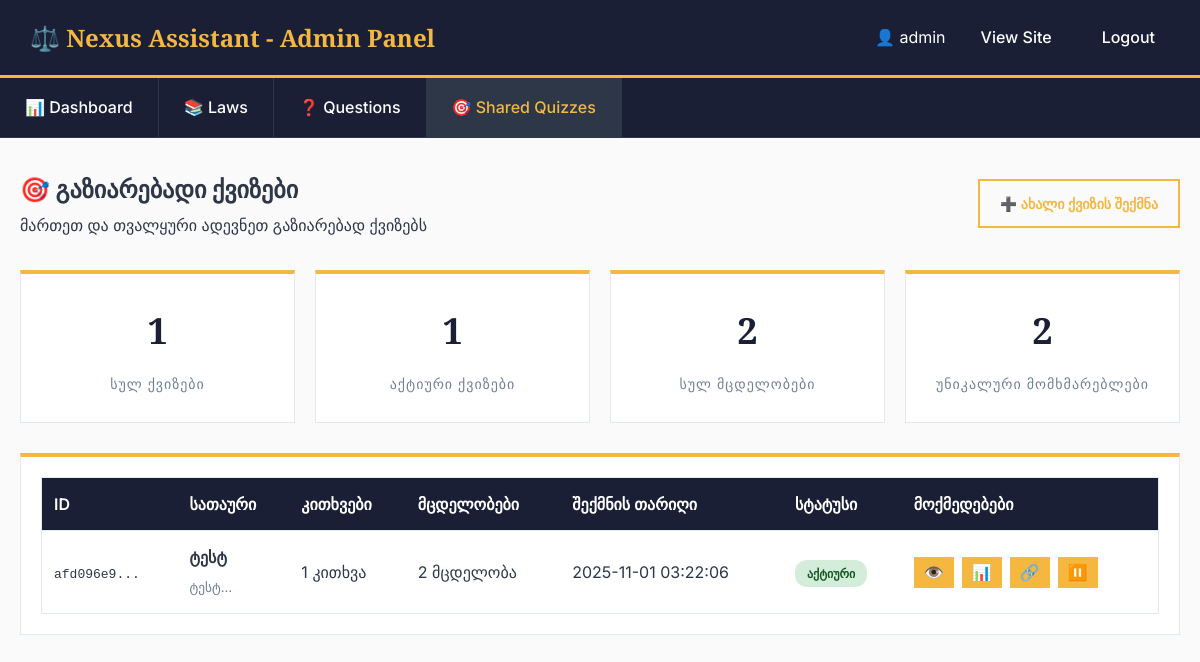
Screenshot of /admin/quizzes (signed in) with the database file from the repository.
### tables this page shows
CREATE TABLE shared_quizzes (
                id INTEGER PRIMARY KEY AUTOINCREMENT,
                quiz_id TEXT UNIQUE NOT NULL,
                title TEXT NOT NULL,
                description TEXT,
                question_ids TEXT NOT NULL,
                created_by_admin TEXT NOT NULL,
                created_at TIMESTAMP DEFAULT CURRENT_TIMESTAMP,
                is_active INTEGER DEFAULT 1
            );

### app.py (the view)
@app.route('/admin/quizzes')
@login_required
def admin_quizzes():
    quizzes = quiz_db.get_all_shared_quizzes()
    for quiz in quizzes:
        question_ids = json.loads(quiz['question_ids']) if isinstance(quiz['question_ids'], str) else quiz['question_ids']
        quiz['question_count'] = len(question_ids)
    total_quizzes = len(quizzes)
    active_quizzes = len([q for q in quizzes if q['is_active']])
    total_attempts = sum(q['attempt_count'] for q in quizzes)
    conn = sqlite3.connect(quiz_db.db_path)
    cursor = conn.cursor()
    cursor.execute('SELECT COUNT(DISTINCT user_id) FROM shared_quiz_attempts')
    unique_users = cursor.fetchone()[0]
    conn.close()
    return render_template('admin/quizzes.html',
                         quizzes=quizzes,
                         total_quizzes=total_quizzes,
                         active_quizzes=active_quizzes,
                         total_attempts=total_attempts,
                         unique_users=unique_users)

### admin_helper.py (called while the page is built)
def login_required(f):
    @wraps(f)
    def decorated_function(*args, **kwargs):
        if not session.get('admin_logged_in'):
            return redirect(url_for('admin_login'))
        return f(*args, **kwargs)
    return decorated_function

### database.py (called while the page is built)
    def get_all_shared_quizzes(self):
        conn = sqlite3.connect(self.db_path)
        conn.row_factory = sqlite3.Row
        cursor = conn.cursor()
        cursor.execute('''
            SELECT id, quiz_id, title, description, question_ids, created_by_admin, created_at, is_active,
                   (SELECT COUNT(*) FROM shared_quiz_attempts WHERE quiz_id = shared_quizzes.quiz_id) as attempt_count
            FROM shared_quizzes
            ORDER BY created_at DESC
        ''')
        quizzes = [dict(row) for row in cursor.fetchall()]
        conn.close()
        return quizzes

### templates/admin/quizzes.html (shortened to what this page needs)
{% extends "admin/base.html" %}
{% block content %}
<div class="admin-page-header">
    <div>
        <h2>🎯 გაზიარებადი ქვიზები</h2>
        <p>მართეთ და თვალყური ადევნეთ გაზიარებად ქვიზებს</p>
    </div>
    <a href="/admin/quiz/create" class="btn btn-primary">
        ➕ ახალი ქვიზის შექმნა
    </a>
</div>
<div class="stats-grid">
    <div class="stat-card">
        <div class="stat-number">{{ total_quizzes }}</div>
        <div class="stat-label">სულ ქვიზები</div>
    </div>
    <div class="stat-card">
        <div class="stat-number">{{ active_quizzes }}</div>
        <div class="stat-label">აქტიური ქვიზები</div>
    </div>
    <div class="stat-card">
        <div class="stat-number">{{ total_attempts }}</div>
        <div class="stat-label">სულ მცდელობები</div>
    </div>
    <div class="stat-card">
        <div class="stat-number">{{ unique_users }}</div>
        <div class="stat-label">უნიკალური მომხმარებლები</div>
    </div>
</div>
<div class="quizzes-table-container">
    {% if quizzes %}
    <table class="data-table">
        <thead>
            <tr>
                <th>ID</th>
                <th>სათაური</th>
                <th>კითხვები</th>
                <th>მცდელობები</th>
                <th>შექმნის თარიღი</th>
                <th>სტატუსი</th>
                <th>მოქმედებები</th>
            </tr>
        </thead>
        <tbody>
            {% for quiz in quizzes %}
            <tr>
                <td><code>{{ quiz.quiz_id[:8] }}...</code></td>
                <td>
                    <strong>{{ quiz.title }}</strong>
                    {% if quiz.description %}
                    <br><small style="color: #718096;">{{ quiz.description[:50] }}...</small>
                    {% endif %}
                </td>
                <td>{{ quiz.question_count }} კითხვა</td>
                <td>{{ quiz.attempt_count }} მცდელობა</td>
                <td>{{ quiz.created_at.split('.')[0] if '.' in quiz.created_at else quiz.created_at }}</td>
                <td>
                    <span class="status-badge status-{{ 'active' if quiz.is_active else 'inactive' }}">
                        {{ 'აქტიური' if quiz.is_active else 'გათიშული' }}
                    </span>
                </td>
                <td>
                    <div class="action-buttons">
                        <button class="btn-action btn-view" onclick="viewQuiz('{{ quiz.quiz_id }}')"
                                title="ნახვა">👁️</button>
                        <button class="btn-action btn-results" onclick="viewResults('{{ quiz.quiz_id }}')"
                                title="შედეგები">📊</button>
                        <button class="btn-action btn-copy" onclick="copyQuizLink('{{ quiz.quiz_id }}')"
                                title="ბმულის კოპირება">🔗</button>
                        <button class="btn-action btn-toggle"
                                onclick="toggleQuiz('{{ quiz.quiz_id }}', {{ 1 if quiz.is_active else 0 }})"
                                title="{{ 'გათიშვა' if quiz.is_active else 'გააქტიურება' }}">
                            {{ '⏸️' if quiz.is_active else '▶️' }}
                        </button>
                    </div>
                </td>
            </tr>
            {% endfor %}
        </tbody>
    </table>
    {% else %}
    <div class="empty-state">
        <h3>ქვიზები არ არის შექმნილი</h3>
        <p>შექმენით თქვენი პირველი გაზიარებადი ქვიზი!</p>
        <a href="/admin/quiz/create" class="btn btn-primary">➕ ქვიზის შექმნა</a>
    </div>
    {% endif %}
</div>
{% endblock %}

### static/css/style.css (style rules this page uses)
* { margin: 0; padding: 0; box-sizing: border-box; }
body { font-family: 'Inter', 'Noto Sans Georgian', 'Sylfaen', 'BPG Arial', sans-serif; line-height: 1.8; color: #2d3748; background-color: #fafafa; }
.stat-card { background: white; padding: 2rem; border: 1px solid #e2e8f0; border-top: 4px solid #f4b740; min-width: 150px; text-align: center; transition: transform 0.3s, box-shadow 0.3s; }
.stat-number { font-family: 'Playfair Display', Georgia, serif; font-size: 2.5rem; font-weight: 700; color: #1a1f36; margin-bottom: 0.5rem; }
.stat-label { font-size: 0.9rem; color: #718096; text-transform: uppercase; letter-spacing: 1px; }
.btn { display: inline-flex; align-items: center; justify-content: center; gap: 0.5rem; padding: 0.8rem 2rem; border: 2px solid #f4b740; background: transparent; color: #f4b740; text-decoration: none; font-weight: 600; cursor: pointer; font-size: 1rem; transition: all 0.3s; }
.btn-primary { background: transparent; border: 2px solid #f4b740; color: #f4b740; }
table { width: 100%; background: white; border: 1px solid #e2e8f0; border-collapse: collapse; }
table th { background: #1a1f36; color: white; padding: 1rem; text-align: left; font-weight: 600; }
table td { padding: 1rem; border-bottom: 1px solid #e2e8f0; }

### templates/admin/base.html (style rules this page uses)
* { margin: 0; padding: 0; box-sizing: border-box; }
body { font-family: 'Inter', sans-serif; background: #fafafa; }
.stats-grid { display: grid; grid-template-columns: repeat(auto-fit, minmax(250px, 1fr)); gap: 20px; margin-bottom: 30px; }
.stat-card { background: white; padding: 25px; border: 1px solid #e2e8f0; border-top: 4px solid #f4b740; box-shadow: none; }
.data-table { width: 100%; border-collapse: collapse; border: 1px solid #e2e8f0; }
.data-table th, .data-table td { padding: 12px; text-align: left; border-bottom: 1px solid #e2e8f0; }
.data-table th { background: #1a1f36; color: white; font-weight: 600; }
.btn { padding: 10px 20px; border: 2px solid #f4b740; background: transparent; color: #f4b740; cursor: pointer; text-decoration: none; display: inline-block; transition: all 0.3s; font-size: 14px; font-weight: 600; }
.btn-primary { background: transparent; border-color: #f4b740; color: #f4b740; }

### templates/admin/quizzes.html (style rules this page uses)
.admin-page-header { display: flex; justify-content: space-between; align-items: center; margin-bottom: 30px; }
.stat-number { font-size: 36px; font-weight: 700; color: #1a1f36; font-family: 'Playfair Display', Georgia, serif; margin-bottom: 8px; }
.stat-label { color: #718096; font-size: 14px; text-transform: uppercase; letter-spacing: 1px; }
.quizzes-table-container { background: white; border: 1px solid #e2e8f0; border-top: 4px solid #f4b740; padding: 20px; margin-top: 30px; }
.action-buttons { display: flex; gap: 8px; }
.btn-action { padding: 6px 10px; border: none; background: #f4b740; cursor: pointer; font-size: 16px; transition: all 0.3s; }
.status-badge { padding: 6px 12px; border-radius: 12px; font-size: 12px; font-weight: 600; }
.status-active { background: #d4edda; color: #155724; }

### rows the page displays
shared_quizzes: quiz_id "afd096e9", title "ტესტ", description "ტესტ", question_count "1", attempt_count "2", created_at "2025-11-01 03:22:06", is_active "აქტიური", is_active "⏸️"

### other values shown
{{ session.admin_username }} "admin"
{{ total_quizzes }} "1"
{{ active_quizzes }} "1"
{{ total_attempts }} "2"
{{ unique_users }} "2"
